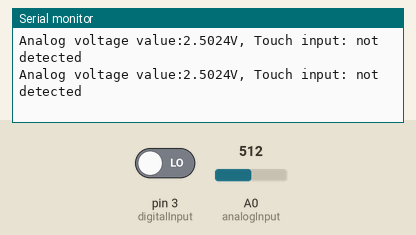
Recording of a sketch running on a simulated Arduino Uno, built with avr-gcc and run on an emulated ATmega328P. Parts: the last lines printed to the serial monitor. Inputs (shaded band) come from the test bench; at power-on: pin 3 (digitalInput) LOW, A0 (analogInput) = 512.

Above: at 3.3 s.
3.4 s: pin 3 (digitalInput) driven HIGH
At 5.7 s:
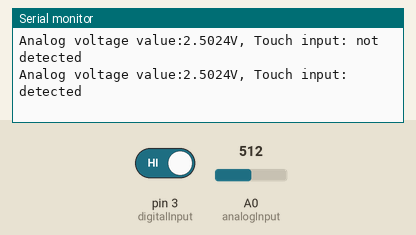
9.2 s: A0 (analogInput) set to 716
At 11.2 s:
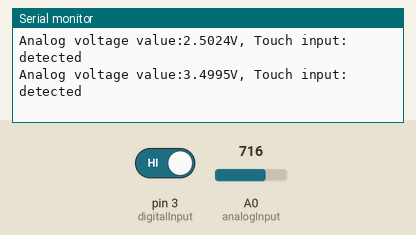
12.5 s: A0 (analogInput) set to 900
At 13.9 s:
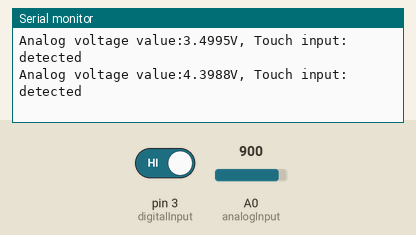
15.8 s: pin 3 (digitalInput) driven LOW
At 16.6 s:
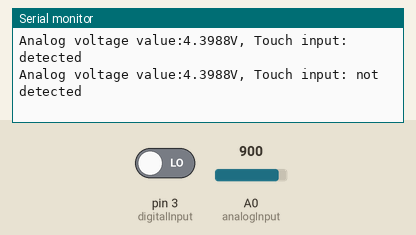
Timing chart, 0 to 18.8 s (numbered marks = the images above; inputs shaded):
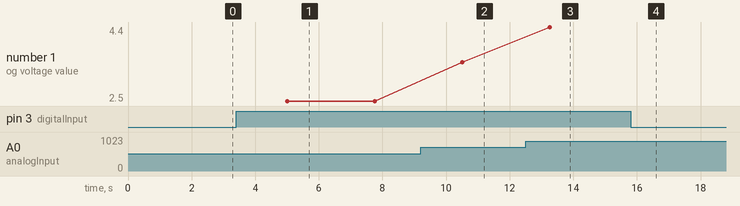

The sketch:

Metal_touch.ino
```cpp
/////////////////////////////////////////Metal Touch//////////////////////////////////


int analogInput = A0;
int digitalInput = 3;

void setup ()
{
  pinMode (analogInput, INPUT);
  pinMode (digitalInput, INPUT);
  Serial.begin (9600);
}


void loop ()
{
  float Analog;
  bool Digital;

  // Current value will be read and converted to the voltage
  Analog = analogRead (analogInput) * (5.0 / 1023.0);
  Digital = digitalRead (digitalInput);

  // Print the Analog voltage value
  Serial.print ("Analog voltage value:");
  Serial.print (Analog, 4);
  Serial.print ("V, ");
  Serial.print ("Touch input:");

  if(Digital== HIGH )
  {
      Serial.println (" detected");
      delay (250);
  }
  else
  {
      Serial.println (" not detected");
  }

  delay (2500);
}
```

Measured:
- after the input at 3.4 s, the serial monitor: prints a new line after 1.6 s (image 1)
- after the input at 9.2 s, the serial monitor: prints a new line after 1.3 s (image 2)
- after the input at 12.5 s, the serial monitor: prints a new line after 0.76 s (image 3)
- after the input at 15.8 s, the serial monitor: prints a new line after 0.21 s (image 4)
- plotted number 1: 2.5 → 3.5 after the input at 9.2 s, 3.5 → 4.4 after the input at 12.5 s
